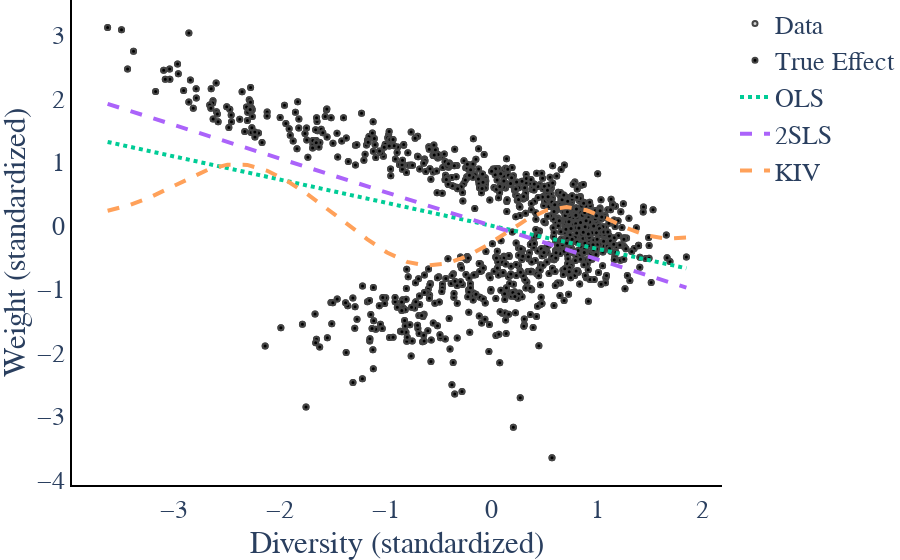

Source (notebook cell):
### Code cell
# Shannon Estimation
x, y, ytrue, xstar, xstar_bound, ystar_ols, ystar_2sls, ystar_kiv, results = run_diversity_estimation_methods(
    Z_sim, div_shannon, Y_sim, Ytrue=Y_star, methods=["OLS", "2SLS", "KIV"])

fig = plot_diversity_methods(x, y, xstar, xstar_bound, ystar_ols, ystar_2sls, ystar_kiv, results, ytrue)
fig.write_image(os.path.join(mypath,
                             "ShannonDiversity_" +str(p)+"InstrumentStrength_"+str(instrument_strength)+".pdf" ))

fig.show()

### Figure 1 — Plotly figure (JSON) as saved in the notebook; plotly's stock layout.template omitted (floating-point values rounded to 4 significant figures; data arrays with more than 128 entries replaced by an {"elided": "..."} marker saying what was removed)
{"data": [{"line": {"width": 4}, "marker": {"color": "lightgrey", "line": {"width": 2}, "size": 5}, "mode": "markers", "name": "Data", "type": "scatter", "x": {"elided": "1000 float values"}, "y": {"elided": "1000 float values"}}, {"line": {"width": 4}, "marker": {"color": "black", "line": {"width": 2}, "size": 5}, "mode": "markers", "name": "True Effect", "type": "scatter", "x": {"elided": "1000 float values"}, "y": {"elided": "1000 float values"}}, {"line": {"dash": "dot", "width": 4}, "marker": {"line": {"width": 2}, "size": 5}, "mode": "lines", "name": "OLS", "type": "scatter", "x": [-3.632, -3.443, -3.254, -3.065, -2.876, -2.687, -2.498, -2.309, -2.121, -1.932, -1.743, -1.554, -1.365, -1.176, -0.9873, -0.7984, -0.6095, -0.4207, -0.2318, -0.0429, 0.146, 0.3349, 0.5237, 0.7126, 0.9015, 1.09, 1.279, 1.468, 1.657, 1.846], "y": [1.319, 1.25, 1.182, 1.113, 1.044, 0.9759, 0.9073, 0.8387, 0.7701, 0.7015, 0.6329, 0.5643, 0.4957, 0.4271, 0.3585, 0.2899, 0.2214, 0.1528, 0.08417, 0.01558, -0.05301, -0.1216, -0.1902, -0.2588, -0.3274, -0.396, -0.4646, -0.5331, -0.6017, -0.6703]}, {"line": {"dash": "dash", "width": 4}, "marker": {"line": {"width": 2}, "size": 5}, "mode": "lines", "name": "2SLS", "type": "scatter", "x": [-3.632, -3.443, -3.254, -3.065, -2.876, -2.687, -2.498, -2.309, -2.121, -1.932, -1.743, -1.554, -1.365, -1.176, -0.9873, -0.7984, -0.6095, -0.4207, -0.2318, -0.0429, 0.146, 0.3349, 0.5237, 0.7126, 0.9015, 1.09, 1.279, 1.468, 1.657, 1.846], "y": [1.918, 1.818, 1.719, 1.619, 1.519, 1.419, 1.32, 1.22, 1.12, 1.02, 0.9206, 0.8208, 0.721, 0.6213, 0.5215, 0.4217, 0.322, 0.2222, 0.1224, 0.02266, -0.07711, -0.1769, -0.2766, -0.3764, -0.4762, -0.5759, -0.6757, -0.7755, -0.8753, -0.975]}, {"line": {"dash": "dash", "width": 4}, "marker": {"line": {"width": 2}, "size": 5}, "mode": "lines", "name": "KIV", "type": "scatter", "x": [-3.632, -3.443, -3.254, -3.065, -2.876, -2.687, -2.498, -2.309, -2.121, -1.932, -1.743, -1.554, -1.365, -1.176, -0.9873, -0.7984, -0.6095, -0.4207, -0.2318, -0.0429, 0.146, 0.3349, 0.5237, 0.7126, 0.9015, 1.09, 1.279, 1.468, 1.657, 1.846], "y": [0.2359, 0.3151, 0.4286, 0.5747, 0.7359, 0.8779, 0.9608, 0.9571, 0.8649, 0.704, 0.5002, 0.2718, 0.02968, -0.2109, -0.4219, -0.5689, -0.628, -0.5952, -0.4825, -0.3093, -0.1028, 0.09735, 0.2428, 0.2943, 0.2427, 0.1154, -0.03467, -0.1527, -0.2043, -0.1865]}], "layout": {"font": {"family": "serif", "size": 26}, "margin": {"b": 0, "l": 0, "r": 0, "t": 0}, "plot_bgcolor": "rgba(0,0,0,0)", "xaxis": {"linecolor": "black", "linewidth": 2, "showline": true, "title": {"text": "Diversity (standardized)"}}, "yaxis": {"linecolor": "black", "linewidth": 2, "showline": true, "title": {"text": "Weight (standardized)"}}}}
